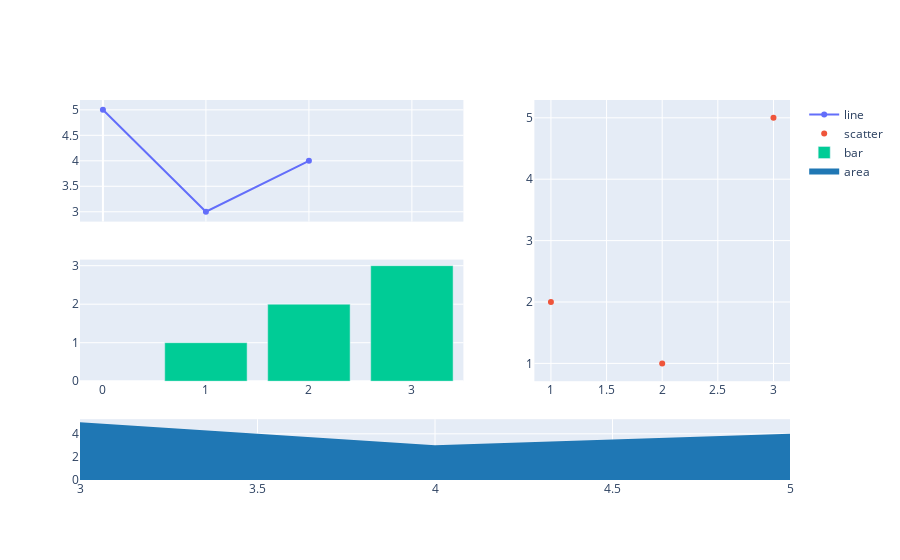

The notebook cell this image was saved under:
### Markdown cell above
サブプロットのレイアウトの調整

- make_subplots 関数の引数
  - shared_xaxes: X軸を共有
  - shared_yaxes: Y軸を共有
  - row_heights: 高さに割り当てる割合を指定
  - column_widths: 幅に割り当てる割合を指定
  - specs: サブプロットの使用を定義
    - rowspan: 行結合
    - colspan: 列結合

### Code cell
complex_fig = make_subplots(
    rows=3,
    cols=2,
    specs=[
        # 1行目の設定
        [{}, dict(rowspan=2)],
        # 2行目の設定
        [{}, None],
        # 3行目の設定
        [dict(colspan=2), None],
    ],
    shared_xaxes=True,
    column_widths=[0.6, 0.4],
    row_heights=[0.4, 0.4, 0.2],
)

complex_fig.add_trace(line_trace, row=1, col=1)
complex_fig.add_trace(scatter_trace, row=1, col=2)
complex_fig.add_trace(bar_trace, row=2, col=1)
complex_fig.add_trace(area_trace, row=3, col=1)

complex_fig.show()

### Figure 1 — Plotly figure (JSON) as saved in the notebook; plotly's stock layout.template omitted (floating-point values rounded to 4 significant figures)
{"data": [{"name": "line", "type": "scatter", "x": [0, 1, 2], "xaxis": "x", "y": [5, 3, 4], "yaxis": "y"}, {"mode": "markers", "name": "scatter", "type": "scatter", "x": [1, 2, 3], "xaxis": "x2", "y": [2, 1, 5], "yaxis": "y2"}, {"name": "bar", "type": "bar", "x": [1, 2, 3], "xaxis": "x3", "y": [1, 2, 3], "yaxis": "y3"}, {"fill": "tozeroy", "fillcolor": "#1f77b4", "mode": "none", "name": "area", "type": "scatter", "x": [3, 4, 5], "xaxis": "x4", "y": [5, 3, 4], "yaxis": "y4"}], "layout": {"xaxis": {"anchor": "y", "domain": [0, 0.54], "matches": "x3", "showticklabels": false}, "xaxis2": {"anchor": "y2", "domain": [0.64, 1]}, "xaxis3": {"anchor": "y3", "domain": [0, 0.54]}, "xaxis4": {"anchor": "y4", "domain": [0, 1]}, "yaxis": {"anchor": "x", "domain": [0.68, 1]}, "yaxis2": {"anchor": "x2", "domain": [0.26, 1]}, "yaxis3": {"anchor": "x3", "domain": [0.26, 0.58]}, "yaxis4": {"anchor": "x4", "domain": [0, 0.16]}}}
